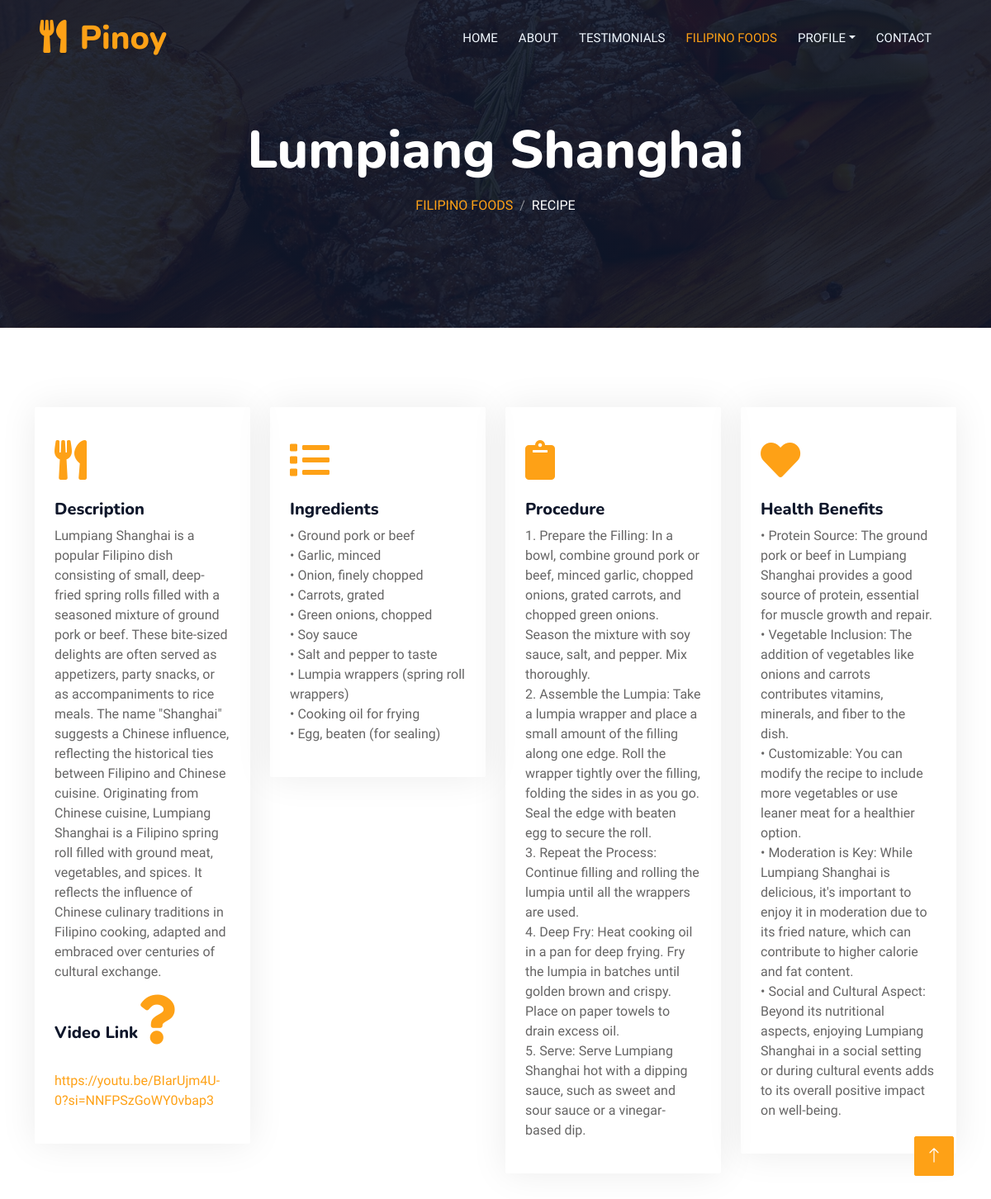
The app's page /recipe.php?foodID=MN-1 (signed in) with its own data.
### tables this page shows
CREATE TABLE `foodinfo` (
  `foodID` varchar(100) NOT NULL,
  `foodName` varchar(100) NOT NULL,
  `foodDescription` longtext NOT NULL,
  `foodRecipe` longtext NOT NULL,
  `foodHealthBenefit` longtext NOT NULL,
  `foodProcedure` longtext NOT NULL,
  `foodLink` varchar(1000) NOT NULL
);

### recipe.php (the view, shortened to what this page needs)
<?php
include("connect.php");
function getFoodName($foodID) {
    global $con;
    $foodID = mysqli_real_escape_string($con, $foodID);
    $sql = "SELECT foodName FROM foodinfo WHERE foodID = '$foodID'";
    $result = $con->query($sql);
    if ($result && $result->num_rows > 0) {
        $row = $result->fetch_assoc();
        return $row['foodName'];
    } else {
        return "Food Name not found for $foodID";
    }
}
function getFoodDescription($foodID) {
    global $con;
    $foodID = mysqli_real_escape_string($con, $foodID);
    $sql = "SELECT foodDescription FROM foodinfo WHERE foodID = '$foodID'";
    $result = $con->query($sql);
    if ($result && $result->num_rows > 0) {
        $row = $result->fetch_assoc();
        return $row['foodDescription'];
    } else {
        return "Description not found for $foodID";
    }
}
function getFoodLink($foodID) {
    global $con;
    $foodID = mysqli_real_escape_string($con, $foodID);
    $sql = "SELECT foodLink FROM foodinfo WHERE foodID = '$foodID'";
    $result = $con->query($sql);
    if ($result && $result->num_rows > 0) {
        $row = $result->fetch_assoc();
        return $row['foodLink'];
    } else {
        return "Video Link not found for $foodID";
    }
}
function getFoodRecipe($foodID) {
    global $con;
    $foodID = mysqli_real_escape_string($con, $foodID);
    $sql = "SELECT foodRecipe FROM foodinfo WHERE foodID = '$foodID'";
    $result = $con->query($sql);
    if ($result->num_rows > 0) {
        while ($row = $result->fetch_assoc()) {
            $recipeItems = explode("\n", $row['foodRecipe']);
            foreach ($recipeItems as $item) {
                echo "• " . trim($item) . "<br>";
            }
        }
    } else {
        echo "0 results";
    }
}
function getFoodProcedure($foodID) {
    global $con;
    $foodID = mysqli_real_escape_string($con, $foodID);
    $sql = "SELECT foodProcedure FROM foodinfo WHERE foodID = '$foodID'";
    $result = $con->query($sql);
    if ($result->num_rows > 0) {
        while ($row = $result->fetch_assoc()) {
            $recipeItems = explode("\n", $row['foodProcedure']);
            $counter = 1;
            foreach ($recipeItems as $item) {
                echo "$counter. " . trim($item) . "<br>";
                $counter++;
            }
        }
    } else {
        echo "0 results";
    }
}
function getFoodHealthBenefits($foodID) {
    global $con;
    $foodID = mysqli_real_escape_string($con, $foodID);
    $sql = "SELECT foodHealthBenefit FROM foodinfo WHERE foodID = '$foodID'";
    $result = $con->query($sql);
    if ($result->num_rows > 0) {
        while ($row = $result->fetch_assoc()) {
            $recipeItems = explode("\n", $row['foodHealthBenefit']);
            foreach ($recipeItems as $item) {
                echo "• " . trim($item) . "<br>";
            }
        }
    } else {
        echo "0 results";
    }
}
?>
<!DOCTYPE html>
<html lang="en">
<head>
    <link href="https://cdnjs.cloudflare.com/ajax/libs/font-awesome/5.10.0/css/all.min.css" rel="stylesheet">
    <link href="https://cdn.jsdelivr.net/npm/bootstrap-icons@1.4.1/font/bootstrap-icons.css" rel="stylesheet">
    <link href="lib/animate/animate.min.css" rel="stylesheet">
    <link href="lib/owlcarousel/assets/owl.carousel.min.css" rel="stylesheet">
    <link href="lib/tempusdominus/css/tempusdominus-bootstrap-4.min.css" rel="stylesheet" />
    <link href="css/bootstrap.min.css" rel="stylesheet">
    <link href="css/style.css" rel="stylesheet">
</head>
<body>
    <div class="container-xxl bg-white p-0">
        <div class="container-xxl position-relative p-0">
            <nav class="navbar navbar-expand-lg navbar-dark bg-dark px-4 px-lg-5 py-3 py-lg-0">
                <a href="" class="navbar-brand p-0">
                    <h1 class="text-primary m-0"><i class="fa fa-utensils me-3"></i>Pinoy</h1>
                </a>
                <div class="collapse navbar-collapse" id="navbarCollapse">
                    <div class="navbar-nav ms-auto py-0 pe-4">
                        <a href="index.php" class="nav-item nav-link">Home</a>
                        <a href="about.php" class="nav-item nav-link">About</a>
                        <a href="testimonial.php" class="nav-item nav-link">Testimonials</a>
                        <a href="menu.php" class="nav-item nav-link active">Filipino Foods</a>
                        <div class="nav-item dropdown" >
                            <a href="#" class="nav-link dropdown-toggle" data-bs-toggle="dropdown">Profile</a>
                        </div>
                        <a href="contact.php" class="nav-item nav-link">Contact</a>
                    </div>
                </div>
            </nav>
            <div class="container-xxl py-5 bg-dark hero-header mb-5">
                <div class="container text-center my-5 pt-5 pb-4">
                    <h1 class="display-3 text-white mb-3 animated slideInDown"><?php echo isset($_GET['foodID']) ? getFoodName($_GET['foodID']) : "No foodID parameter provided."; ?></h1>
                    <nav aria-label="breadcrumb">
                        <ol class="breadcrumb justify-content-center text-uppercase">
                            <li class="breadcrumb-item"><a href="menu.php">Filipino Foods</a></li>
                            <li class="breadcrumb-item text-white active" aria-current="page">Recipe</li>
                        </ol>
                    </nav>
                </div>
            </div>
        </div>
        <div class="container-xxl py-5">
            <div class="container">
                <div class="row g-4">
                    <div class="col-lg-3 col-sm-6 wow fadeInUp" data-wow-delay="0.1s">
                        <div class="service-item rounded pt-3">
                            <div class="p-4">
                                <i class="fa fa-3x fa-utensils text-primary mb-4"></i>
                                <h5>Description</h5>
                                <p><?php echo isset($_GET['foodID']) ? getFoodDescription($_GET['foodID']) : "No foodID parameter provided."; ?></p>
                                <h5>Video Link<i class="fa fa-3x fa-question text-primary mb-4"></i></h5>
                                <p><a href= "<?php echo isset($_GET['foodID']) ? getFoodLink($_GET['foodID']) : "No foodID parameter provided."; ?>" target = "_blank"><?php echo isset($_GET['foodID']) ? getFoodLink($_GET['foodID']) : "No foodID parameter provided."; ?></a>
                                </p>
                            </div>
                        </div>
                    </div>
                    <div class="col-lg-3 col-sm-6 wow fadeInUp" data-wow-delay="0.3s">
                        <div class="service-item rounded pt-3">
                            <div class="p-4">
                                <i class="fa fa-3x fa-list text-primary mb-4"></i>
                                <h5>Ingredients</h5>
                                <p><?php echo isset($_GET['foodID']) ? getFoodRecipe($_GET['foodID']) : "No foodID parameter provided."; ?></p>
                            </div>
                        </div>
                    </div>
                    <div class="col-lg-3 col-sm-6 wow fadeInUp" data-wow-delay="0.5s">
                        <div class="service-item rounded pt-3">
                            <div class="p-4">
                                <i class="fa fa-3x fa-clipboard text-primary mb-4"></i>
                                <h5>Procedure</h5>
                                <p><?php echo isset($_GET['foodID']) ? getFoodProcedure($_GET['foodID']) : "No foodID parameter provided."; ?></p>
                            </div>
                        </div>
                    </div>
                    <div class="col-lg-3 col-sm-6 wow fadeInUp" data-wow-delay="0.7s">
                        <div class="service-item rounded pt-3">
                            <div class="p-4">
                                <i class="fa fa-3x fa-heart text-primary mb-4"></i>
                                <h5>Health Benefits</h5>
                                <p><?php echo isset($_GET['foodID']) ? getFoodHealthBenefits($_GET['foodID']) : "No foodID parameter provided."; ?></p>
                            </div>
                        </div>
                    </div>
                </div>
            </div>
        </div>
        <a href="#" class="btn btn-lg btn-primary btn-lg-square back-to-top"><i class="bi bi-arrow-up"></i></a>
    </div>
</body>
</html>

### css/style.css (style rules this page uses)
:root { --primary: #FEA116; --light: #F1F8FF; --dark: #0F172B; }
.back-to-top { position: fixed; display: none; right: 45px; bottom: 45px; z-index: 99; }
.btn { font-family: 'Nunito', sans-serif; font-weight: 500; text-transform: uppercase; transition: .5s; }
.btn.btn-primary, .btn.btn-secondary { color: #FFFFFF; }
.btn-lg-square { width: 48px; height: 48px; }
.btn-square, .btn-sm-square, .btn-lg-square { padding: 0; display: flex; align-items: center; justify-content: center; font-weight: normal; border-radius: 2px; }
.navbar-dark .navbar-nav .nav-link { position: relative; margin-left: 25px; padding: 35px 0; font-size: 15px; color: var(--light) !important; text-transform: uppercase; font-weight: 500; outline: none; transition: .5s; }
.navbar-dark .navbar-nav .nav-link:hover, .navbar-dark .navbar-nav .nav-link.active { color: var(--primary) !important; }
@media (min-width: 992px) { .navbar-dark { position: absolute; width: 100%; top: 0; left: 0; z-index: 999; background: transparent !important; } }
.hero-header { background: linear-gradient(rgba(15, 23, 43, .9), rgba(15, 23, 43, .9)), url(../img/bg-hero.jpg); background-position: center center; background-repeat: no-repeat; background-size: cover; }
.breadcrumb-item + .breadcrumb-item::before { color: rgba(255, 255, 255, .5); }
.service-item { box-shadow: 0 0 45px rgba(0, 0, 0, .08); transition: .5s; }
.service-item * { transition: .5s; }

### records on screen
foodinfo: foodName "Lumpiang Shanghai", foodDescription "Lumpiang Shanghai is a popular Filipino dish consisting of small, deep-fried spring rolls filled with a seasoned mixture of ground pork or beef. These bite-sized delights are often served as appetizers, party snacks, or as accompaniments to rice meals. The name \"Shanghai\" suggests a Chinese influence, reflecting the historical ties between Filipino and Chinese cuisine. Originating from Chinese cuisine, Lumpiang Shanghai is a Filipino spring roll filled with ground meat, vegetables, and spices. It reflects the influence of Chinese culinary traditions in Filipino cooking, adapted and embraced over centuries of cultural exchange.", foodLink "https://youtu.be/BIarUjm4U-0?si=NNFPSzGoWY0vbap3", foodRecipe "Ground pork or beef", foodRecipe "Garlic, minced", foodRecipe "Onion, finely chopped", foodRecipe "Carrots, grated", foodRecipe "Green onions, chopped", foodRecipe "Soy sauce", foodRecipe "Salt and pepper to taste", foodRecipe "Lumpia wrappers (spring roll wrappers)", foodRecipe "Cooking oil for frying", foodRecipe "Egg, beaten (for sealing)", foodProcedure "Prepare the Filling: In a bowl, combine ground pork or beef, minced garlic, chopped onions, grated carrots, and chopped green onions. Season the mixture with soy sauce, salt, and pepper. Mix thoroughly.", foodProcedure "Assemble the Lumpia: Take a lumpia wrapper and place a small amount of the filling along one edge. Roll the wrapper tightly over the filling, folding the sides in as you go. Seal the edge with beaten egg to secure the roll.", foodProcedure "Repeat the Process: Continue filling and rolling the lumpia until all the wrappers are used.", foodProcedure "Deep Fry: Heat cooking oil in a pan for deep frying. Fry the lumpia in batches until golden brown and crispy. Place on paper towels to drain excess oil.", foodProcedure "Serve: Serve Lumpiang Shanghai hot with a dipping sauce, such as sweet and sour sauce or a vinegar-based dip.", foodHealthBenefit "Protein Source: The ground pork or beef in Lumpiang Shanghai provides a good source of protein, essential for muscle growth and repair.", foodHealthBenefit "Vegetable Inclusion: The addition of vegetables like onions and carrots contributes vitamins, minerals, and fiber to the dish.", foodHealthBenefit "Customizable: You can modify the recipe to include more vegetables or use leaner meat for a healthier option.", foodHealthBenefit "Moderation is Key: While Lumpiang Shanghai is delicious, it's important to enjoy it in moderation due to its fried nature, which can contribute to higher calorie and fat content.", foodHealthBenefit "Social and Cultural Aspect: Beyond its nutritional aspects, enjoying Lumpiang Shanghai in a social setting or during cultural events adds to its overall positive impact on well-being."
